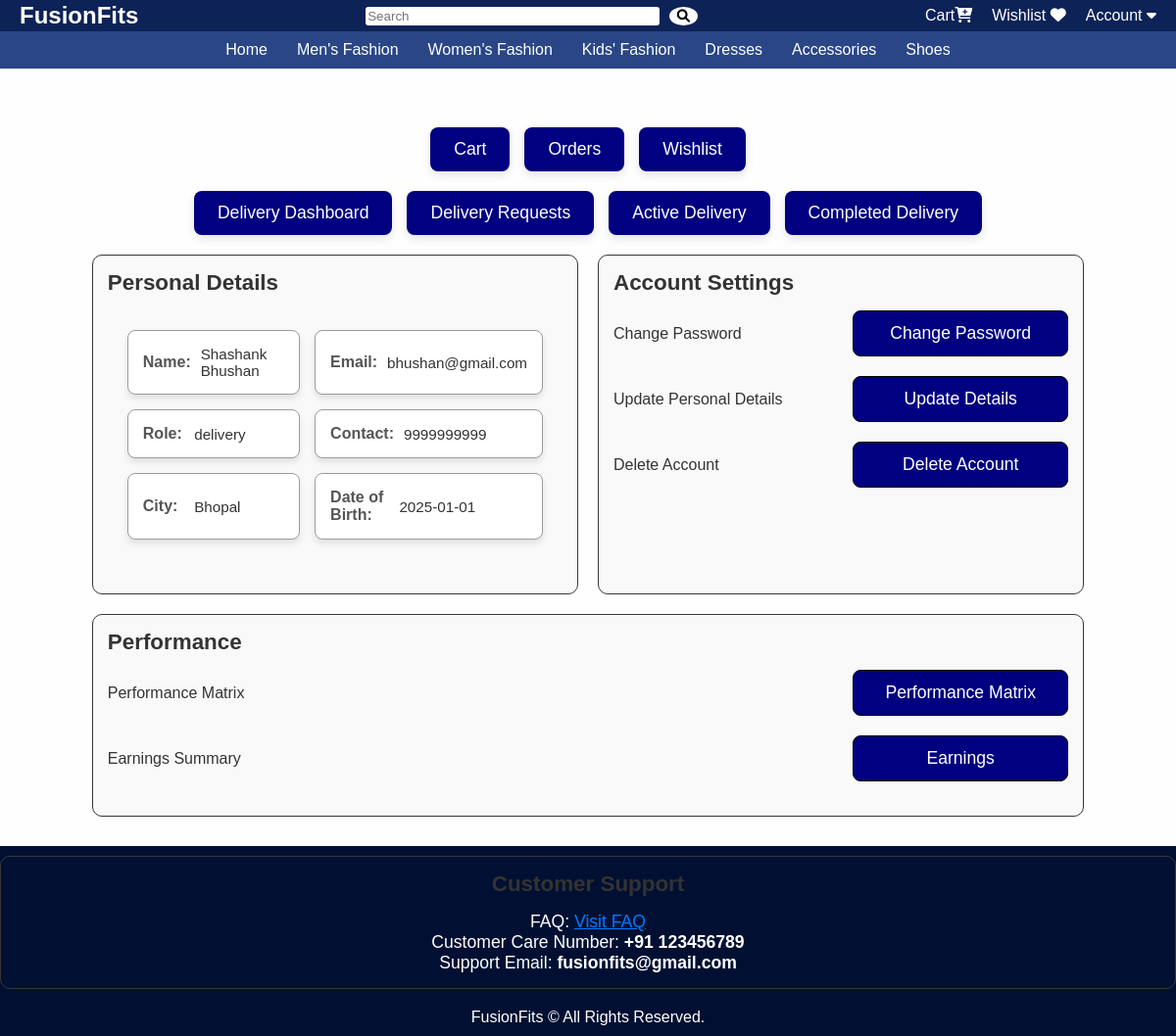
/auth/profile/2 (signed in), run on the app's committed database.
### app/models.py (models this page shows, shortened)
class User(UserMixin, db.Model):
    id = db.Column(db.Integer, primary_key=True)
    username = db.Column(db.String(50), nullable=False)
    email = db.Column(db.String(100), unique=True, nullable=False)
    password = db.Column(db.String(255), nullable=False)
    role = db.Column(db.String(20), nullable=False)
    contact = db.Column(db.String(20), nullable=False)
    address = db.Column(db.String(200), nullable=False)
    city = db.Column(db.String(100), nullable=False)
    dob = db.Column(db.Date, nullable=False)
    reset_token = db.Column(db.String(128), nullable=True)

### app/auth.py (the view)
@auth.route('/profile/<int:id>')
@login_required
def profile(id):
    user = db.session.get(User, id)
    if not user:
        abort(404)
    if current_user.id != id and current_user.role != 'admin':
        abort(403)
    return render_template('profile.html', user=user)

### app/templates/profile.html (shortened to what this page needs)
<!DOCTYPE html>
<html lang="en">
<head>
</head>
<body>
    {% extends "home.html" %}
    {% block content %}
    <div class="container">
        <div class="center-buttons">
            <a href="{{ url_for('main.cart') }}"><button>Cart</button></a>
            <a href="{{ url_for('main.your_orders') }}"><button>Orders</button></a>
            <a href="{{ url_for('main.wishlist') }}" ><button>Wishlist</button></a>
        </div>
        {% if user.role == 'delivery' %}
        <div class="center-buttons">
            <button>Delivery Dashboard</button>
            <button>Delivery Requests</button>
            <button>Active Delivery</button>
            <button>Completed Delivery</button>
        </div>
        {% endif %}
        <div class="profile-sections">
            <section id="personal-details">
                <h2>Personal Details</h2>
                <ul class="info">
                    <li>
                        <span class="label">Name:</span>
                        <span class="value">{{ user.username }}</span>
                    </li>
                    <li>
                        <span class="label">Email:</span>
                        <span class="value">{{ user.email }}</span>
                    </li>
                    <li>
                        <span class="label">Role:</span>
                        <span class="value">{{ user.role }}</span>
                    </li>
                    <li>
                        <span class="label">Contact:</span>
                        <span class="value">{{ user.contact }}</span>
                    </li>
                    <li>
                        <span class="label">City:</span>
                        <span class="value">{{ user.city }}</span>
                    </li>
                    <li>
                        <span class="label">Date of Birth:</span>
                        <span class="value">{{ user.dob }}</span>
                    </li>
                </ul>
            </section>
            <section id="account-settings">
                <h2>Account Settings</h2>
                <div>
                    <span>Change Password</span>
                    <form action="{{ url_for('auth.change_password', id=user.id) }}" method="get" style="display: inline;">
                        <button class="change-password-btn">Change Password</button>
                    </form>
                </div>
                <div>
                    <span>Update Personal Details</span>
                    <form action="{{ url_for('auth.update_details', id=user.id) }}" method="get" style="display: inline;">
                        <button type="submit" class="btn btn-primary">Update Details</button>
                    </form>
                </div>
                <div>
                    <span>Delete Account</span>
                    <a href="{{ url_for('auth.confirm_delete', id=user.id) }}">
                        <button class="delete-account-btn">Delete Account</button>
                    </a>
                </div>
            </section>
        </div>
        {% if user.role == 'delivery' %}
        <section id="performance">
            <h2>Performance</h2>
            <div>
                <span>Performance Matrix</span>
                <button class="performance-btn">Performance Matrix</button>
            </div>
            <div>
                <span>Earnings Summary</span>
                <button class="earnings-btn">Earnings</button>
            </div>
        </section>
        {% endif %}
    </div>
    {% endblock %}

### app/templates/home.html (style rules this page uses)
* { margin: 0; padding: 0; box-sizing: border-box; font-family: Arial, sans-serif; }
body { font-family: Arial, sans-serif; margin: 0; padding: 0; background-color: #f4f4f4; }

### data on the page
User: username "Shashank Bhushan", email "bhushan@gmail.com", role "delivery", contact "9999999999", city "Bhopal", dob "2025-01-01"
